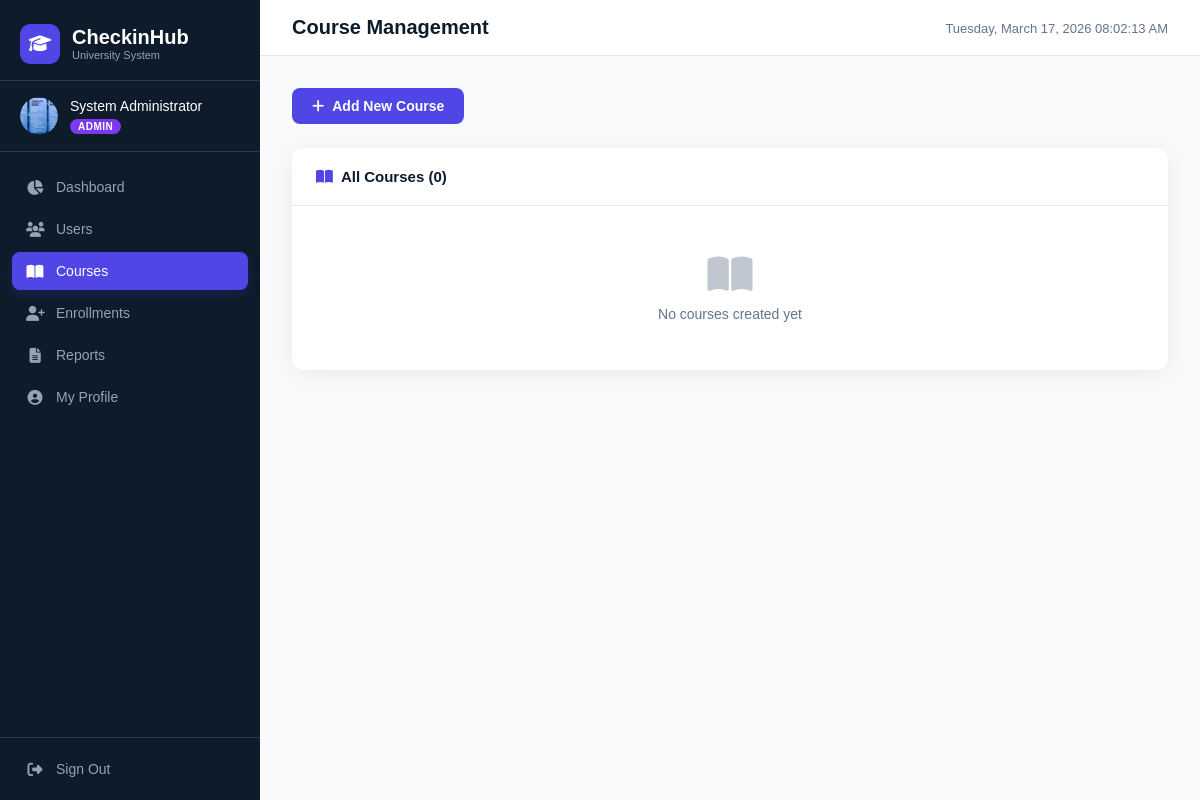
The page /admin/courses (signed in) on the database as committed earlier.
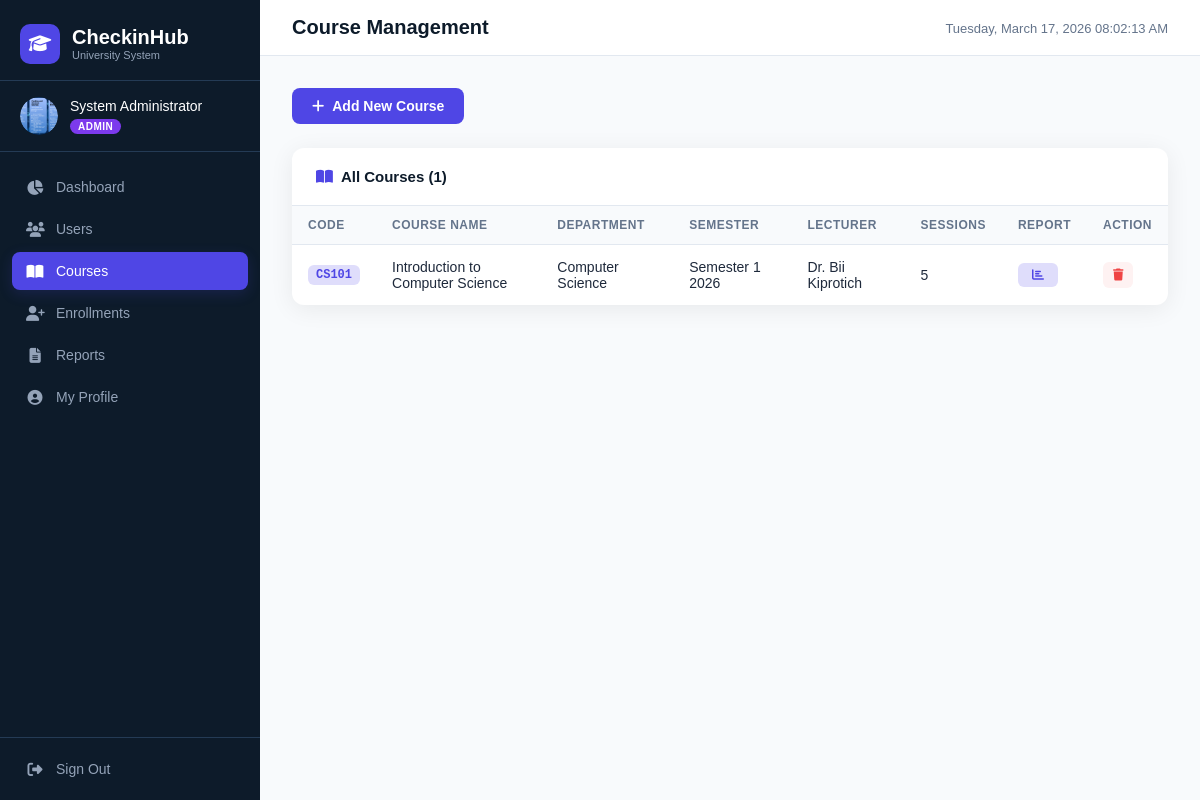
The same page on the database as committed later.
### app/models/course_model.py (models this page shows, shortened)
class Course(db.Model):
    __tablename__ = 'courses'
    id = db.Column(db.Integer, primary_key=True)
    course_code = db.Column(db.String(20), unique=True, nullable=False)
    course_name = db.Column(db.String(200), nullable=False)
    department = db.Column(db.String(100), nullable=False)
    semester = db.Column(db.String(50), nullable=False)
    lecturer_id = db.Column(db.Integer, db.ForeignKey('users.id'), nullable=True)
    created_at = db.Column(db.DateTime, default=datetime.utcnow)
    enrollments = db.relationship(
        'Enrollment',
        backref='course',
        lazy='dynamic',
        cascade='all, delete-orphan'
    )
    sessions = db.relationship(
        'AttendanceSession',
        backref='course',
        lazy='dynamic',
        cascade='all, delete-orphan'
    )
    def get_total_sessions(self):
        return self.sessions.count()

### app/models/user_model.py (models this page shows, shortened)
class User(UserMixin, db.Model):
    __tablename__ = 'users'
    id = db.Column(db.Integer, primary_key=True)
    full_name = db.Column(db.String(150), nullable=False)
    email = db.Column(db.String(150), unique=True, nullable=False)
    student_id = db.Column(db.String(50), unique=True, nullable=True)
    password_hash = db.Column(db.String(256), nullable=False)
    role = db.Column(db.String(20), nullable=False, default='student')  # admin, lecturer, student
    is_active = db.Column(db.Boolean, default=True)
    profile_picture = db.Column(db.String(300), nullable=True)
    bio = db.Column(db.String(300), nullable=True)
    phone = db.Column(db.String(30), nullable=True)
    created_at = db.Column(db.DateTime, default=datetime.utcnow)
    enrollments = db.relationship(
        'Enrollment',
        backref='student',
        lazy='dynamic',
        cascade='all, delete-orphan',
        foreign_keys='Enrollment.student_id'
    )
    attendance_records = db.relationship(
        'AttendanceRecord',
        backref='student',
        lazy='dynamic',
        cascade='all, delete-orphan'
    )
    courses_teaching = db.relationship(
        'Course',
        backref='lecturer',
        lazy='dynamic',
        foreign_keys='Course.lecturer_id'
    )

### app/routes/admin_routes.py (the view)
@admin_bp.route('/courses')
@login_required
@role_required('admin')
def courses():
    all_courses = Course.query.all()
    return render_template('admin/courses.html', courses=all_courses)

### app/models/user_model.py (called while the page is built)
@login_manager.user_loader
def load_user(user_id):
    return User.query.get(int(user_id))

### app/utils/helpers.py (called while the page is built)
def role_required(*roles):
    def decorator(f):
        @wraps(f)
        def decorated_function(*args, **kwargs):
            if not current_user.is_authenticated:
                return redirect(url_for('auth.login'))
            if current_user.role not in roles:
                flash('Access denied. Insufficient permissions.', 'danger')
                return redirect(url_for('auth.login'))
            return f(*args, **kwargs)
        return decorated_function
    return decorator

### app/templates/admin/courses.html (shortened to what this page needs)
{% extends 'base.html' %}
{% block page_title %}Course Management{% endblock %}
{% block content %}
<div class="page-actions">
  <a href="{{ url_for('admin.create_course') }}" class="btn-primary"><i class="fas fa-plus"></i> Add New Course</a>
</div>
<div class="section-card">
  <div class="section-header">
    <h3><i class="fas fa-book-open"></i> All Courses ({{ courses|length }})</h3>
  </div>
  {% if courses %}
  <table class="data-table">
    <thead>
      <tr>
        <th>Code</th>
        <th>Course Name</th>
        <th>Department</th>
        <th>Semester</th>
        <th>Lecturer</th>
        <th>Sessions</th>
        <th>Report</th>
        <th>Action</th>
      </tr>
    </thead>
    <tbody>
      {% for c in courses %}
      <tr>
        <td><span class="code-badge">{{ c.course_code }}</span></td>
        <td>{{ c.course_name }}</td>
        <td>{{ c.department }}</td>
        <td>{{ c.semester }}</td>
        <td>{{ c.lecturer.full_name if c.lecturer else '—' }}</td>
        <td>{{ c.get_total_sessions() }}</td>
        <td><a href="{{ url_for('admin.course_report', course_id=c.id) }}" class="btn-sm" title="View Report"><i
              class="fas fa-chart-bar"></i></a></td>
        <td>
          <form method="POST" action="{{ url_for('admin.delete_course', course_id=c.id) }}"
            onsubmit="return confirm('Delete course?')"><button type="submit" class="btn-danger-sm"><i
                class="fas fa-trash"></i></button></form>
        </td>
      </tr>
      {% endfor %}
    </tbody>
  </table>
  {% else %}<div class="empty-state"><i class="fas fa-book-open"></i>
    <p>No courses created yet</p>
  </div>{% endif %}
</div>
{% endblock %}

Rows that differ between the two databases and show on the page:
added Course: course_code "CS101", course_name "Introduction to Computer Science", department "Computer Science", semester "Semester 1 2026", lecturer "Dr. Bii Kiprotich", get_total_sessions "5"
Other text that changed with them:
{{ courses|length }}: "0" → "1"
text no longer shown: "No courses created yet"
text now shown: "CODE COURSE NAME DEPARTMENT SEMESTER LECTURER SESSIONS REPORT ACTION"
